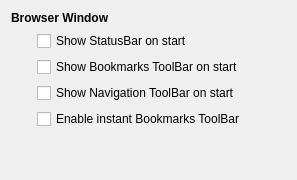
             <widget class="QWidget" name="tab_4">
              <attribute name="title">
               <string>Advanced options</string>
              </attribute>
              <layout class="QGridLayout" name="gridLayout_16">
               <item row="1" column="1">
                <layout class="QGridLayout" name="gridLayout_7">
                 <item row="0" column="0">
                  <widget class="QCheckBox" name="showStatusbar">
                   <property name="text">
                    <string>Show StatusBar on start</string>
                   </property>
                  </widget>
                 </item>
                 <item row="1" column="0">
                  <widget class="QCheckBox" name="showBookmarksToolbar">
                   <property name="text">
                    <string>Show Bookmarks ToolBar on start</string>
                   </property>
                  </widget>
                 </item>
                 <item row="2" column="0">
                  <widget class="QCheckBox" name="showNavigationToolbar">
                   <property name="text">
                    <string>Show Navigation ToolBar on start</string>
                   </property>
                  </widget>
                 </item>
                 <item row="3" column="0">
                  <widget class="QCheckBox" name="instantBookmarksToolbar">
                   <property name="text">
                    <string>Enable instant Bookmarks ToolBar</string>
                   </property>
                  </widget>
                 </item>
                </layout>
               </item>
               <item row="1" column="2">
                <spacer name="horizontalSpacer_2">
                 <property name="orientation">
                  <enum>Qt::Horizontal</enum>
                 </property>
                 <property name="sizeHint" stdset="0">
                  <size>
                   <width>40</width>
                   <height>20</height>
                  </size>
                 </property>
                </spacer>
               </item>
               <item row="0" column="0" colspan="2">
                <widget class="QLabel" name="label_18">
                 <property name="text">
                  <string>&lt;b&gt;Browser Window&lt;/b&gt;</string>
                 </property>
                </widget>
               </item>
               <item row="1" column="0">
                <spacer name="horizontalSpacer_8">
                 <property name="orientation">
                  <enum>Qt::Horizontal</enum>
                 </property>
                 <property name="sizeType">
                  <enum>QSizePolicy::Fixed</enum>
                 </property>
                 <property name="sizeHint" stdset="0">
                  <size>
                   <width>20</width>
                   <height>20</height>
                  </size>
                 </property>
                </spacer>
               </item>
               <item row="3" column="1">
                <spacer name="verticalSpacer_12">
                 <property name="orientation">
                  <enum>Qt::Vertical</enum>
                 </property>
                 <property name="sizeHint" stdset="0">
                  <size>
                   <width>20</width>
                   <height>40</height>
                  </size>
                 </property>
                </spacer>
               </item>
              </layout>
             </widget>
